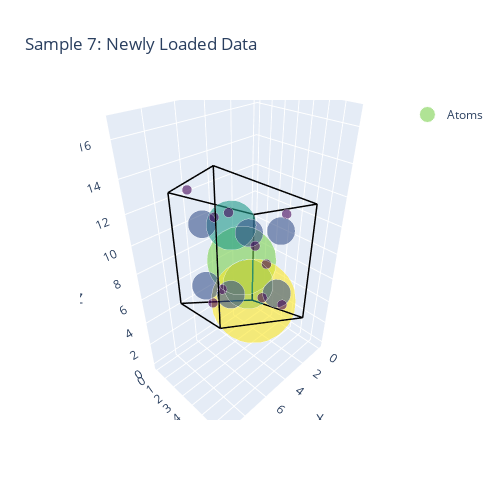

Here is the notebook cell this chart was saved with:
### Markdown cell above
# Test Loading Newly Saved LMDB and Vis Them

### Code cell
# Load the newly created LMDB file
test_data = DataModule()
test_data.add_from_lmdb("./test-save/test.lmdb")

print(f"\nLoaded test set size: {len(test_data)}")

# Convert to a PyTorch Geometric dataset to make it iterable for plotting
test_dataset = OMGTorchDataset(
    dataset=test_data,
    convert_to_fractional=False,
    niggli=False
)
print(f"Iterable test dataset size: {len(test_dataset)}")

# Iterate through all samples in the newly loaded test data and plot
idx = 7
print(f"--- Plotting Sample {idx} from test.lmdb ---")
plot_crystal_with_points(test_dataset[idx], idx)

### Figure 1 — Plotly figure (JSON) as saved in the notebook; plotly's stock layout.template omitted (floating-point values rounded to 4 significant figures)
{"data": [{"hoverinfo": "text", "hovertext": ["A_n: 55<br>Pos: (4.79, 3.38, 8.29)", "A_n: 37<br>Pos: (2.39, 1.69, 4.15)", "A_n: 37<br>Pos: (7.18, 5.08, 12.44)", "A_n: 69<br>Pos: (0.00, 0.00, 0.00)", "A_n: 17<br>Pos: (3.46, 5.27, 5.99)", "A_n: 17<br>Pos: (2.12, 1.50, 8.29)", "A_n: 17<br>Pos: (6.12, 1.50, 10.60)", "A_n: 17<br>Pos: (3.46, 5.27, 10.60)", "A_n: 17<br>Pos: (6.12, 1.50, 5.99)", "A_n: 17<br>Pos: (7.45, 5.27, 8.29)", "A_n: 0<br>Pos: (1.63, 4.41, 3.31)", "A_n: 0<br>Pos: (7.63, 2.41, 13.55)", "A_n: 0<br>Pos: (8.66, 6.55, 14.23)", "A_n: 0<br>Pos: (0.89, 1.88, 1.97)", "A_n: 0<br>Pos: (0.61, 0.74, 6.16)", "A_n: 0<br>Pos: (9.24, 6.62, 10.48)", "A_n: 0<br>Pos: (4.70, 6.54, 12.64)", "A_n: 0<br>Pos: (3.92, 0.05, 9.62)", "A_n: 0<br>Pos: (4.97, 0.75, 3.28)", "A_n: 0<br>Pos: (5.84, 6.34, 10.03)"], "marker": {"color": ["rgb(124, 209, 79)", "rgb(32, 155, 138)", "rgb(32, 155, 138)", "rgb(253, 231, 37)", "rgb(58, 83, 139)", "rgb(58, 83, 139)", "rgb(58, 83, 139)", "rgb(58, 83, 139)", "rgb(58, 83, 139)", "rgb(58, 83, 139)", "rgb(69, 6, 89)", "rgb(69, 6, 89)", "rgb(69, 6, 89)", "rgb(69, 6, 89)", "rgb(69, 6, 89)", "rgb(69, 6, 89)", "rgb(69, 6, 89)", "rgb(69, 6, 89)", "rgb(69, 6, 89)", "rgb(69, 6, 89)"], "opacity": 0.6, "size": [48.0, 34.5, 34.5, 58.5, 19.5, 19.5, 19.5, 19.5, 19.5, 19.5, 6.75, 6.75, 6.75, 6.75, 6.75, 6.75, 6.75, 6.75, 6.75, 6.75]}, "mode": "markers", "name": "Atoms", "type": "scatter3d", "x": [4.787, 2.393, 7.18, 0.0, 3.456, 2.124, 6.118, 3.456, 6.118, 7.449, 1.633, 7.635, 8.659, 0.8893, 0.6132, 9.235, 4.7, 3.916, 4.968, 5.835], "y": [3.385, 1.692, 5.077, 0.0, 5.268, 1.502, 1.502, 5.268, 1.502, 5.268, 4.412, 2.405, 6.545, 1.877, 0.7375, 6.624, 6.544, 0.05065, 0.745, 6.343], "z": [8.291, 4.146, 12.44, 0.0, 5.985, 8.291, 10.6, 10.6, 5.985, 8.291, 3.308, 13.55, 14.23, 1.974, 6.16, 10.48, 12.64, 9.618, 3.283, 10.03]}, {"hoverinfo": "none", "line": {"color": "black", "width": 3}, "mode": "lines", "showlegend": false, "type": "scatter3d", "x": [0, 7.18], "y": [0, 0], "z": [0, 4.146]}, {"hoverinfo": "none", "line": {"color": "black", "width": 3}, "mode": "lines", "showlegend": false, "type": "scatter3d", "x": [0, 2.393], "y": [0, 6.77], "z": [0, 4.146]}, {"hoverinfo": "none", "line": {"color": "black", "width": 3}, "mode": "lines", "showlegend": false, "type": "scatter3d", "x": [0, 0], "y": [0, 0], "z": [0, 8.291]}, {"hoverinfo": "none", "line": {"color": "black", "width": 3}, "mode": "lines", "showlegend": false, "type": "scatter3d", "x": [7.18, 9.574], "y": [0, 6.77], "z": [4.146, 8.291]}, {"hoverinfo": "none", "line": {"color": "black", "width": 3}, "mode": "lines", "showlegend": false, "type": "scatter3d", "x": [7.18, 7.18], "y": [0, 0], "z": [4.146, 12.44]}, {"hoverinfo": "none", "line": {"color": "black", "width": 3}, "mode": "lines", "showlegend": false, "type": "scatter3d", "x": [2.393, 9.574], "y": [6.77, 6.77], "z": [4.146, 8.291]}, {"hoverinfo": "none", "line": {"color": "black", "width": 3}, "mode": "lines", "showlegend": false, "type": "scatter3d", "x": [2.393, 2.393], "y": [6.77, 6.77], "z": [4.146, 12.44]}, {"hoverinfo": "none", "line": {"color": "black", "width": 3}, "mode": "lines", "showlegend": false, "type": "scatter3d", "x": [0, 7.18], "y": [0, 0], "z": [8.291, 12.44]}, {"hoverinfo": "none", "line": {"color": "black", "width": 3}, "mode": "lines", "showlegend": false, "type": "scatter3d", "x": [0, 2.393], "y": [0, 6.77], "z": [8.291, 12.44]}, {"hoverinfo": "none", "line": {"color": "black", "width": 3}, "mode": "lines", "showlegend": false, "type": "scatter3d", "x": [9.574, 9.574], "y": [6.77, 6.77], "z": [8.291, 16.58]}, {"hoverinfo": "none", "line": {"color": "black", "width": 3}, "mode": "lines", "showlegend": false, "type": "scatter3d", "x": [7.18, 9.574], "y": [0, 6.77], "z": [12.44, 16.58]}, {"hoverinfo": "none", "line": {"color": "black", "width": 3}, "mode": "lines", "showlegend": false, "type": "scatter3d", "x": [2.393, 9.574], "y": [6.77, 6.77], "z": [12.44, 16.58]}], "layout": {"autosize": false, "height": 500, "scene": {"xaxis": {"title": {"text": "X"}}, "yaxis": {"title": {"text": "Y"}}, "zaxis": {"title": {"text": "Z"}}}, "title": {"text": "Sample 7: Newly Loaded Data"}, "width": 500}}
